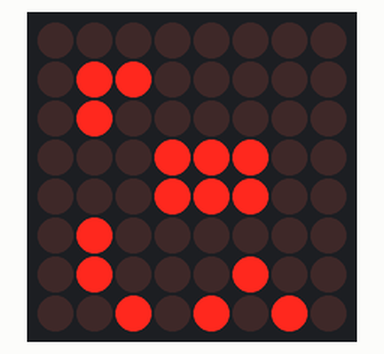
Simulated run of this sketch. Board: Arduino Uno, built with avr-gcc and run on an emulated ATmega328P. Shown: 8×8 LED matrix.

Above: at 0.1 s.
At 2.2 s:
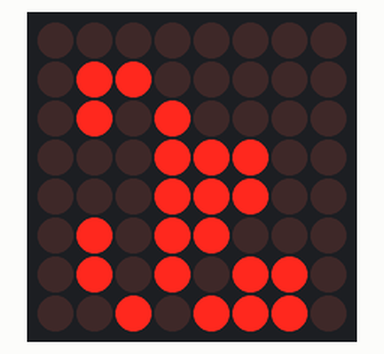
At 4.4 s:
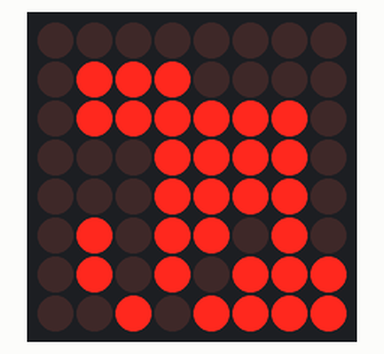
At 8.8 s:
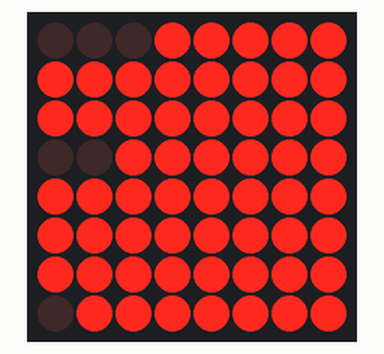
At 12.1 s:
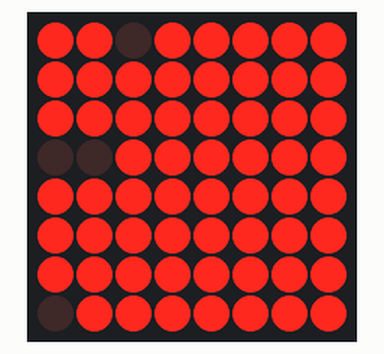
At 16.5 s:
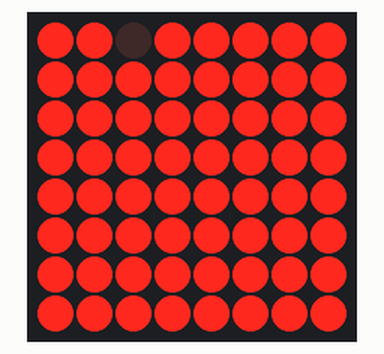

The sketch:

GameofLife.ino
```cpp
#include "LedControl.h"
LedControl lc=LedControl(12,11,10,1);

void setup() {
lc.shutdown(0,false);
lc.setIntensity(0,8);
Serial.begin(9600);
}


void loop() {

int ledMatrix[8][8] = {
  {0,0,0,0,0,0,0,0},
  {0,1,1,0,0,0,0,0},
  {0,1,0,0,0,0,0,0},
  {0,0,0,1,1,1,0,0},
  {0,0,0,1,1,1,0,0},
  {0,1,0,0,0,0,0,0},
  {0,1,0,0,0,1,0,0},
  {0,0,1,0,1,0,1,0}
  };

for (int i = 0; i < 8; i++) {
  for (int j = 0; j < 8; j++) {
    if (ledMatrix[i][j] == 1) {
      lc.setLed(0,i,j,true);
    }
  }
 }

int go = 1;

while (go == 1) {

 delay(1000);
   for (int i = 0; i < 8; i++) {
    for (int j = 0; j < 8; j++) {

        int neighbours = 0;

          if (ledMatrix[i-1][j-1] == 1) {
           neighbours = neighbours + 1;
          }
          if (ledMatrix[i-1][j] == 1) {
            neighbours = neighbours + 1;
          }
          if (ledMatrix[i-1][j+1] == 1) {
            neighbours = neighbours + 1;
          }
          if (ledMatrix[i][j-1] == 1) {
            neighbours = neighbours + 1;
          }
          if (ledMatrix[i][j+1] == 1) {
            neighbours = neighbours + 1;
          }
          if (ledMatrix[i+1][j-1] == 1) {
            neighbours = neighbours + 1;
          }
          if (ledMatrix[i+1][j] == 1) {
            neighbours = neighbours + 1;
          }
          if (ledMatrix[i+1][j+1] == 1) {
            neighbours = neighbours + 1;
          }

        if (ledMatrix[i][j] == 1) {
          if (neighbours < 2) {
            ledMatrix[i][j] = 0;
          }
          if (neighbours > 3) {
            ledMatrix[i][j] = 0;
          }
        }

        else if (ledMatrix[i][j] == 0) {
        if (neighbours == 3) {
          ledMatrix[i][j] = 1;
        }
        else {
          ledMatrix[i][j] = 0;
        }
       }
    }
   }
 for (int i = 0; i < 8; i++) {
  for (int j = 0; j < 8; j++) {
    if (ledMatrix[i][j] == 1) {
      lc.setLed(0,i,j,true);
    }
  }
 }
   delay(100);

}
}
```

Measured:
- what the display in image 1 shows lasts 1.1 s, from 2.1 s to 3.2 s
- what the display in image 3 shows lasts 3.3 s, from 8.7 s to 12.0 s
- what the display in image 4 shows lasts 2.3 s, from 12.0 s to 14.3 s
